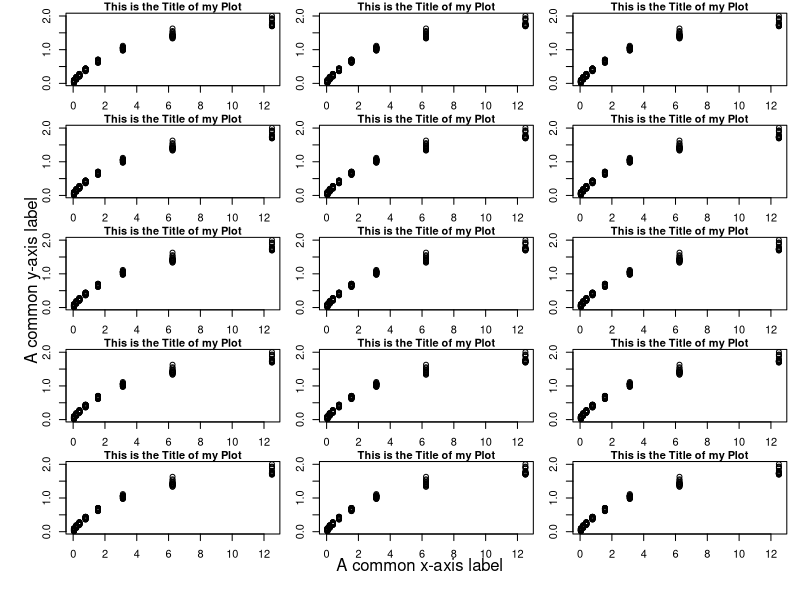

This figure's R source:
library(datasets)
DNase

pdf(file = "NameOfMy.pdf", width = 8.5, height = 14)
par(mfrow=c(5,3),mar=c(2,2,1,1),oma=c(3,3,0,0))

#row 1----
plot(DNase$density ~ DNase$conc, 
     main="This is the Title of my Plot",cex.main=1,
     xlab="",ylab=""
)

plot(DNase$density ~ DNase$conc, 
     main="This is the Title of my Plot",cex.main=1,
     xlab="",ylab=""
)

plot(DNase$density ~ DNase$conc, 
     main="This is the Title of my Plot",cex.main=1,
     xlab="",ylab=""
)

#row 2----
plot(DNase$density ~ DNase$conc, 
     main="This is the Title of my Plot",cex.main=1,
     xlab="",ylab=""
)

plot(DNase$density ~ DNase$conc, 
     main="This is the Title of my Plot",cex.main=1,
     xlab="",ylab=""
)

plot(DNase$density ~ DNase$conc, 
     main="This is the Title of my Plot",cex.main=1,
     xlab="",ylab=""
)

#row 3----
plot(DNase$density ~ DNase$conc, 
     main="This is the Title of my Plot",cex.main=1,
     xlab="",ylab=""
)

plot(DNase$density ~ DNase$conc, 
     main="This is the Title of my Plot",cex.main=1,
     xlab="",ylab=""
)

plot(DNase$density ~ DNase$conc, 
     main="This is the Title of my Plot",cex.main=1,
     xlab="",ylab=""
)
#row 4----
plot(DNase$density ~ DNase$conc, 
     main="This is the Title of my Plot",cex.main=1,
     xlab="",ylab=""
)

plot(DNase$density ~ DNase$conc, 
     main="This is the Title of my Plot",cex.main=1,
     xlab="",ylab=""
)

plot(DNase$density ~ DNase$conc, 
     main="This is the Title of my Plot",cex.main=1,
     xlab="",ylab=""
)
#row 5----
plot(DNase$density ~ DNase$conc, 
     main="This is the Title of my Plot",cex.main=1,
     xlab="",ylab=""
)

plot(DNase$density ~ DNase$conc, 
     main="This is the Title of my Plot",cex.main=1,
     xlab="",ylab=""
)

plot(DNase$density ~ DNase$conc, 
     main="This is the Title of my Plot",cex.main=1,
     xlab="",ylab=""
)

# common axis labels
mtext(text="A common x-axis label",side=1,line=0,outer=TRUE)
mtext(text="A common y-axis label",side=2,line=0,outer=TRUE)

#don't forget this if making a pdf
dev.off()